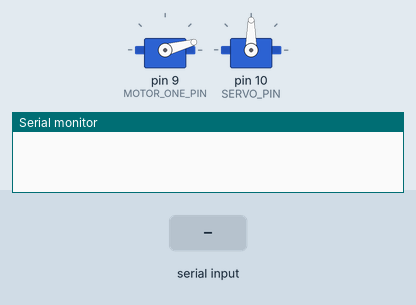
This sketch was run on a simulated Arduino Uno, built with avr-gcc and run on an emulated ATmega328P. Parts: 2 × servo, the last lines printed to the serial monitor. The test bench sets the inputs (shaded band).

Above: at 1.2 s.
1.3 s: "B90\n" received over Serial
At 2.5 s:
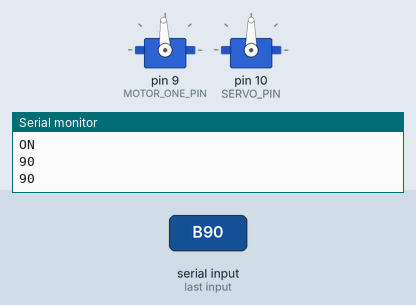
2.8 s: "A90\n" received over Serial
At 3.8 s:
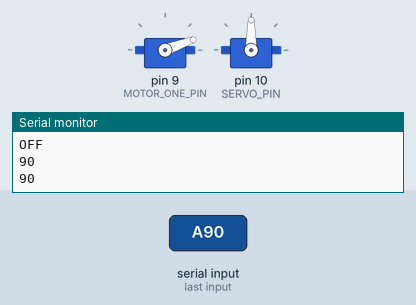
4.3 s: "C90\n" received over Serial
At 5.0 s:
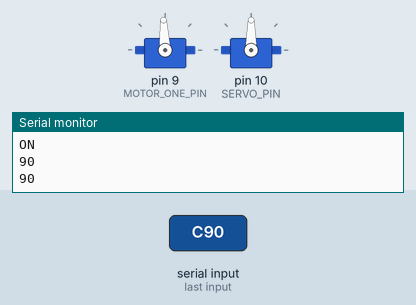
5.8 s: "A" received over Serial
At 6.2 s:
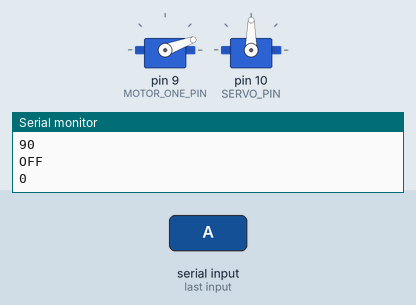
Timing chart, 0 to 8.3 s (numbered marks = the images above; inputs shaded):
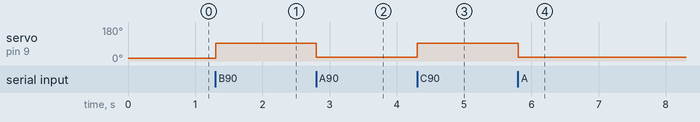

Measured:
- after the input at 1.3 s, servo on pin 9 (MOTOR_ONE_PIN): 15° → 93° at once
- after the input at 2.8 s, servo on pin 9 (MOTOR_ONE_PIN): 93° → 20° at once
- after the input at 4.3 s, servo on pin 9 (MOTOR_ONE_PIN): 20° → 93° at once
- after the input at 5.8 s, servo on pin 9 (MOTOR_ONE_PIN): 93° → 20° at once

The sketch:

SimonControls.ino
```cpp
//
// Remote Control Software for a Bluno Vehicle
// Hector Morlet
// Last revision 21/10/2014
//

#include <Servo.h>


#define UPDATES_PER_SECOND 4
#define SECONDS_PER_MINUTE 60

#define SERVO_PIN 10
#define SERVO_DEFAULT_ANGLE 90

#define MOTOR_DEFAULT_STATE LOW

#define MOTOR_ONE_PIN 9
#define MOTOR_ONE_SET_HIGH "1HIGH"
#define MOTOR_ONE_SET_LOW "1LOW"

#define MOTOR_TWO_PIN 0
#define MOTOR_TWO_SET_HIGH "2HIGH"
#define MOTOR_TWO_SET_LOW "2LOW"

#define PORT 115200


Servo servo;
Servo motor;
uint8_t motorOne = MOTOR_DEFAULT_STATE;
uint8_t motorTwo = MOTOR_DEFAULT_STATE;


// ----------------------------------------------------------------
// |                            SETUP                             |
// ----------------------------------------------------------------

void setup() {
  // Init motor pins
  pinMode(MOTOR_ONE_PIN, OUTPUT);
  pinMode(MOTOR_TWO_PIN, OUTPUT);

  digitalWrite(MOTOR_ONE_PIN, 0);
  digitalWrite(MOTOR_TWO_PIN, 0);

  // Init motor one
  motor.attach(MOTOR_ONE_PIN);
  motor.writeMicroseconds(700);

  // Init servo pin
  servo.attach(SERVO_PIN);

  // Init the Serial
  Serial.begin(PORT);
}


// ----------------------------------------------------------------
// |                            UPDATE                            |
// ---------------------------------------------------------- ------

void receivedCommand(String command) {
  Serial.println(command);

  // It has sent a servo angle
  int angle = (String(command[0]) + String(command[1]) + String(command[2])).toInt();
  Serial.println(angle);
  if (angle >= 45 && angle <= 135) {
    servo.write(angle);
  }
}


int shouldNewLine = 0;
String activeCommand = "";


void loop() {
  if (Serial.available()) {
    char currentCharacter = char(Serial.read());

    if (currentCharacter == 'B' || currentCharacter == 'C' || currentCharacter == 'D') {
      Serial.println("ON");
      motor.writeMicroseconds(1500);
    } else if (currentCharacter == 'A') {
      Serial.println("OFF");
      motor.writeMicroseconds(750);
    } else {
     activeCommand = activeCommand +  String(currentCharacter);
    }

    shouldNewLine = 1;
  } else {
    if (shouldNewLine) {
      shouldNewLine = 0;
      receivedCommand(activeCommand);
      activeCommand = "";
    }
  }

  delay(25);
}
```
